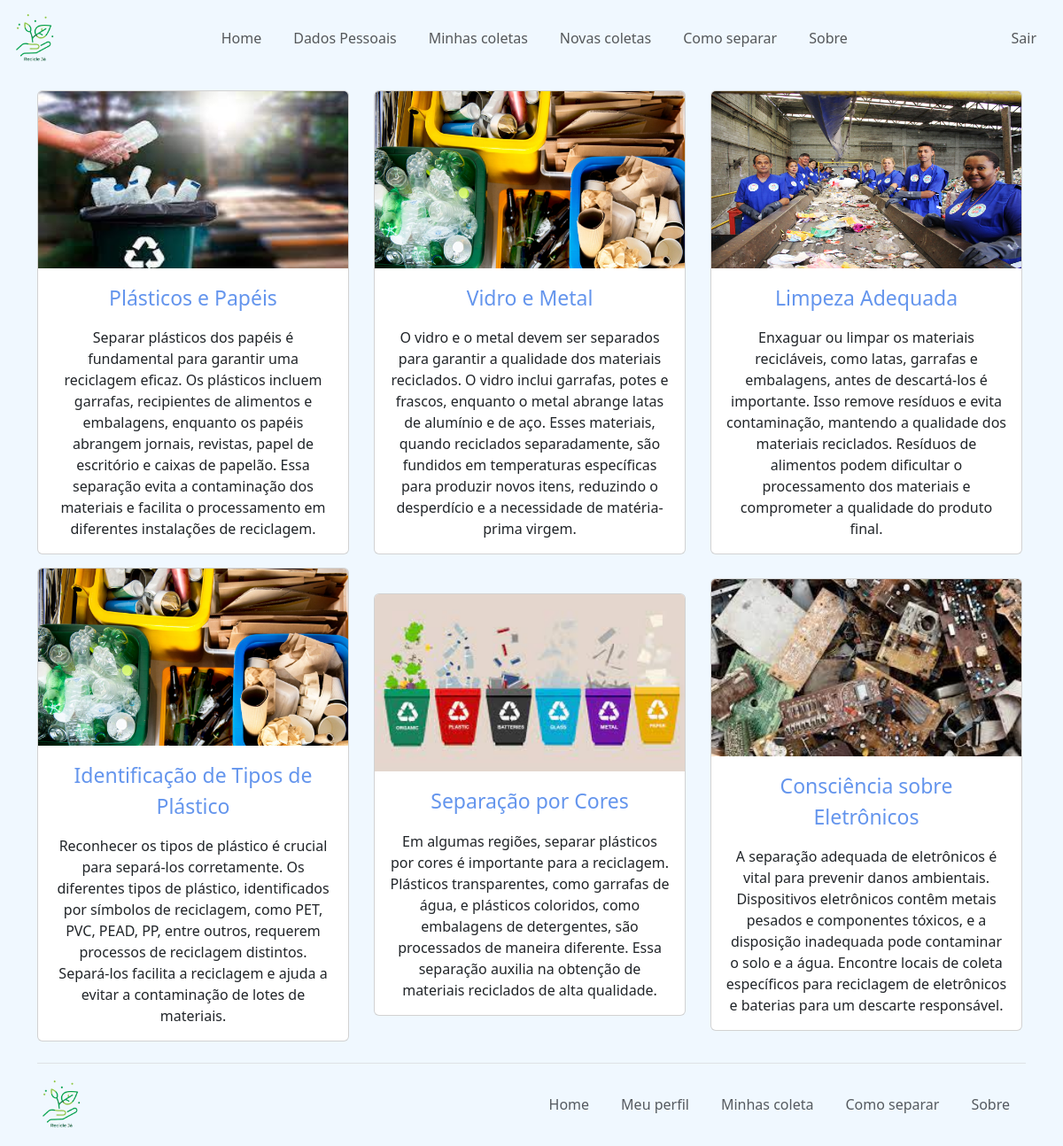
Page /tcc-catador/comoreciclar.php on the committed database.
### tables this page shows
CREATE TABLE IF NOT EXISTS `conteudo` (
  `id_conteudo` int NOT NULL AUTO_INCREMENT,
  `titulo` varchar(100) DEFAULT NULL,
  `conteudo` varchar(1000) DEFAULT NULL,
  `pagina` varchar(50) DEFAULT NULL,
  `imagem` varchar(50) DEFAULT NULL,
  `caminho_img` varchar(50) DEFAULT NULL,
  PRIMARY KEY (`id_conteudo`)
);

### conexao/conexao.php (called while the page is built)
<?php
class Conexao
{
    public static $instance;
    public static function getConexao()
    {
        if (!isset(self::$instance)) {
            self::$instance = new PDO('mysql:host=localhost;dbname=reciclagem', 'root', '', array(PDO::MYSQL_ATTR_INIT_COMMAND => "SET NAMES utf8"));
            self::$instance->setAttribute(PDO::ATTR_ERRMODE, PDO::ERRMODE_EXCEPTION);
            self::$instance->setAttribute(PDO::ATTR_ORACLE_NULLS, PDO::NULL_EMPTY_STRING);
        }
        return self::$instance;
    }
}

### dao/ConteudoDAO.php (called while the page is built, shortened)
<?php
    class ConteudoDao{
        public function read(){
            try{
                $sql = "SELECT * FROM conteudo order by id_conteudo asc";
                $result = Conexao::getConexao()->query($sql);
                $lista = $result->fetchALL(PDO::FETCH_ASSOC);
                $f_lista = array();
                foreach($lista as $l){
                    $f_lista[] = $this->listaConteudo($l);
                }
                return $f_lista;
            }
            catch(Exception $e){
                print "Ocorreu um erro ao buscar todos os clientes <br>". $e ."<br>";
            }
        }
        private function listaConteudo($row){
            $conteudo = new Conteudo();
            $conteudo->setId_conteudo($row['id_conteudo']);
            $conteudo->setTitulo($row['titulo']);
            $conteudo->setConteudo($row['conteudo']);
            $conteudo->setPagina($row['pagina']);
            $conteudo->setImagem($row['imagem']);
            $conteudo->setCaminho_img($row['caminho_img']);
            return $conteudo;
        }
    }
?>

### model/Conteudo.php (called while the page is built, shortened)
<?php
    class Conteudo{
        private $titulo;
        private $conteudo;
        private $caminho_img;
        function getTitulo(){
            return $this->titulo;
        }
        function getConteudo(){
            return $this->conteudo;
        }
        function getCaminho_img(){
            return $this->caminho_img;
        }
        function setTitulo($titulo){
            $this->titulo = $titulo;
        }
        function setConteudo($conteudo){
            $this->conteudo = $conteudo;
        }
        function setCaminho_img($caminho_img){
            $this->caminho_img = $caminho_img;
        }
    }
?>

### tcc-catador/comoreciclar.php (the view, shortened to what this page needs)
<?php
    include_once "../conexao/Conexao.php";
    include_once "../dao/ConteudoDAO.php";
    include_once "../model/Conteudo.php";
    $conteudodao = new ConteudoDao();
?>
<!DOCTYPE html>
<html lang="pt-br">
<head>
  <link href="https://cdn.jsdelivr.net/npm/bootstrap@5.3.0/dist/css/bootstrap.min.css" rel="stylesheet">
  <link rel="stylesheet" href="../src/css/formularios.css">
</head>
<body>
 <header>
  <div class="container-fluid cor-nav">
<nav class="navbar navbar-expand-lg cor-nav">
    <a class="navbar-brand" href="../tcc-catador/index.php">
      <img src="../src/imagens/logoatt.png" width="55px">
    </a>
    <div class="collapse navbar-collapse" id="navbarTogglerDemo02">
      <div class="d-flex mx-auto flex-column flex-lg-row align-items-center">
        <ul class="navbar-nav ">
          <li class="nav-item active">
            <a class="nav-link" href="../tcc-catador/index.php">Home</a>
          </li>
          <li class="nav-item">
            <a class="nav-link" href="../tcc-catador/dadospessoais.php">Dados Pessoais</a>
          </li>
          <li class="nav-item">
            <a class="nav-link" href="../tcc-catador/minhascoletas.php">Minhas coletas</a>
          </li>
          <li class="nav-item">
            <a class="nav-link" href="../tcc-catador/novacoleta.php">Novas coletas</a>
          </li>
          <li class="nav-item">
            <a class="nav-link" href="../tcc-catador/comoreciclar.php">Como separar</a>
          </li>
          <li class="nav-item">
            <a class="nav-link" href="../tcc-catador/sobre.php">Sobre</a>
          </li>
        </ul>
      </div>
      <div class="d-flex flex-column flex-lg-row align-items-center">
          <ul class="navbar-nav  ">
            <li class="nav-item">
              <a class="nav-link" href="../sair.php">Sair</a>
            </li>
          </ul>
      </div>
    </div>
</nav>
</div>
</header>
  <div class="container text-center">
  <div class="row align-items-center">
  <?php foreach ($conteudodao->read() as $conteudo) : ?>
    <div class="col">
    <div class="card" style="width: 22rem;">
    <img src="<?php echo $conteudo->getCaminho_img() ?>" class="card-img-top" alt="descarte">
    <div class="card-body">
    <p class="card-text center"><?php echo $conteudo->getTitulo() ?></p>
    <p class="card-text"><?php echo $conteudo->getConteudo() ?></p>
    </div>
  </div>
 </div>
  <?php endforeach ?>
</div>
  </div>
<div class="container">
  <footer class="d-flex flex-wrap justify-content-between align-items-center py-3 my-4 border-top">
    <p class="col-md-3 mb-0 text-body-secondary"><img src="../src/imagens/logoatt.png" width="55px"></p>
    <a href="/" class="col-md-3  d-flex align-items-center justify-content-center mb-3 mb-md-0 me-md-auto link-body-emphasis text-decoration-none">
      <svg class="bi me-2" width="40" height="32"><use xlink:href="#bootstrap"/></svg>
    </a>
    <ul class="nav col-md-6 justify-content-end">
      <li class="nav-item"><a href="../tcc-catador/index.php" class="nav-link px-2 text-body-secondary">Home</a></li>
      <li class="nav-item"><a href="../tcc-catador/dadospessoais.php" class="nav-link px-2 text-body-secondary">Meu perfil</a></li>
      <li class="nav-item"><a href="../tcc-catador/minhascoletas.php" class="nav-link px-2 text-body-secondary">Minhas coleta</a></li>
      <li class="nav-item"><a href="../tcc-catador/comoreciclar.php" class="nav-link px-2 text-body-secondary">Como separar</a></li>
      <li class="nav-item"><a href="../tcc-catador/sobre.php" class="nav-link px-2 text-body-secondary">Sobre</a></li>
    </ul>
  </footer>
</div>
</body>
</html>

### tcc-catador/comoreciclar.php (style rules this page uses)
body { height: 100vh; width: 100%; background-color: #f0f8ff; }
.col { margin-top: 15px; }
.card img { width: 350px; height: 200px; }
.nav-item { padding: 10px; transform: 1s; }
.cor-nav { background-color: #f0f8ff; }
.center { color: cornflowerblue; font-size: 23px; }

### rows in the picture
conteudo: caminho_img (picture), titulo "Plásticos e Papéis", conteudo "Separar plásticos dos papéis é fundamental para garantir uma reciclagem eficaz. Os plásticos incluem garrafas, recipientes de alimentos e embalagens, enquanto os papéis abrangem jornais, revistas, papel de escritório e caixas de papelão. Essa separação evita a contaminação dos materiais e facilita o processamento em diferentes instalações de reciclagem."
conteudo: caminho_img (picture), titulo "Vidro e Metal", conteudo "O vidro e o metal devem ser separados para garantir a qualidade dos materiais reciclados. O vidro inclui garrafas, potes e frascos, enquanto o metal abrange latas de alumínio e de aço. Esses materiais, quando reciclados separadamente, são fundidos em temperaturas específicas para produzir novos itens, reduzindo o desperdício e a necessidade de matéria-prima virgem."
conteudo: caminho_img (picture), titulo "Limpeza Adequada", conteudo "Enxaguar ou limpar os materiais recicláveis, como latas, garrafas e embalagens, antes de descartá-los é importante. Isso remove resíduos e evita contaminação, mantendo a qualidade dos materiais reciclados. Resíduos de alimentos podem dificultar o processamento dos materiais e comprometer a qualidade do produto final."
conteudo: caminho_img (picture), titulo "Identificação de Tipos de Plástico", conteudo "Reconhecer os tipos de plástico é crucial para separá-los corretamente. Os diferentes tipos de plástico, identificados por símbolos de reciclagem, como PET, PVC, PEAD, PP, entre outros, requerem processos de reciclagem distintos. Separá-los facilita a reciclagem e ajuda a evitar a contaminação de lotes de materiais."
conteudo: caminho_img (picture), titulo "Separação por Cores", conteudo "Em algumas regiões, separar plásticos por cores é importante para a reciclagem. Plásticos transparentes, como garrafas de água, e plásticos coloridos, como embalagens de detergentes, são processados de maneira diferente. Essa separação auxilia na obtenção de materiais reciclados de alta qualidade."
conteudo: caminho_img (picture), titulo "Consciência sobre Eletrônicos", conteudo "A separação adequada de eletrônicos é vital para prevenir danos ambientais. Dispositivos eletrônicos contêm metais pesados e componentes tóxicos, e a disposição inadequada pode contaminar o solo e a água. Encontre locais de coleta específicos para reciclagem de eletrônicos e baterias para um descarte responsável."
